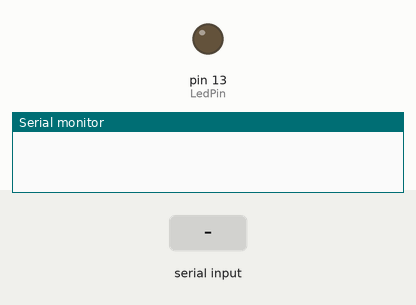
Recording of a sketch running on a simulated Arduino Uno, built with avr-gcc and run on an emulated ATmega328P. Shown: output pins drawn as LEDs (lit = HIGH), the last lines printed to the serial monitor. Inputs (shaded band) come from the test bench.

Above: at 1.2 s.
1.3 s: "high\n" received over Serial
At 2.5 s:
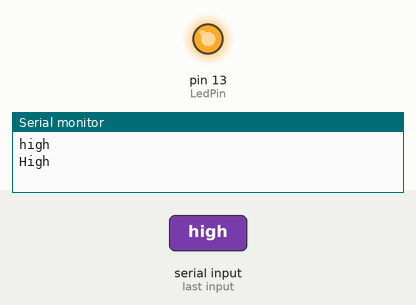
2.8 s: "low\n" received over Serial
At 3.7 s:
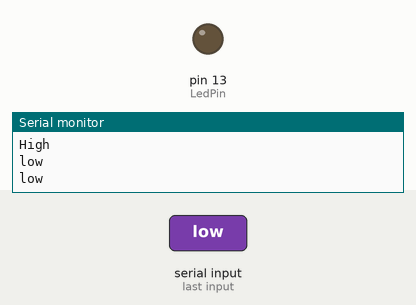
Timing chart, 0 to 5.8 s (numbered marks = the images above; inputs shaded):
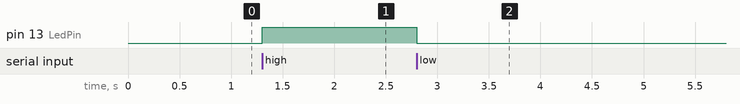

The sketch:

Serial_Input_Terminal.ino
```cpp
int LedPin = 13;
char val = 0;

void setup() {
  Serial.begin(115200);
  pinMode(LedPin, OUTPUT);
}

// Read Value from serial and set a led high or low
void loop () {
  if (Serial.available() > 0) {
    String s = Serial.readStringUntil('\n');
    s.trim();
    Serial.println(s);

    if (s.equals("low")) {
      Serial.println("low");
      digitalWrite(LedPin,LOW);
    }

    if (s.equals("high")) {
      Serial.println("High");
      digitalWrite(LedPin,HIGH);
    }
  }
}
```

Measured:
- after the input at 1.3 s, pin 13 (LedPin): LOW → HIGH at once
- after the input at 2.8 s, pin 13 (LedPin): HIGH → LOW at once
